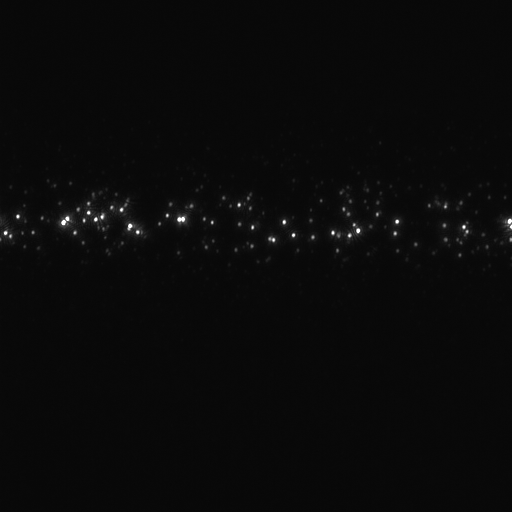
%> input picture ESPCI_TP/PM/TP2/convection0000.tif, 512 x 512 px
$ octave tp23.m   (GNU Octave 9; MATLAB toolbox functions it lacks are replaced by stand-ins)
%> lines starting %> are read from the running program, lines starting %| are printed output that depends on the picture
### ESPCI_TP/PM/TP2/displacementfield.m
function [ x, y, u, v ] = displacementfield( Im1, Im2, L )

count = size(Im1)/L;

[x,y] = meshgrid(L/2:L:(count(1)-1)*L+L/2, L/2:L:(count(2)-1)*L+L/2);
u = zeros(count(1), count(2));
v = zeros(count(1), count(2));


for i = 1 : count(1)
    for j = 1 : count(2)
        m1 = Im1(((i-1)*L+1):i*L, ((j-1)*L+1):j*L);
        m2 = Im2(((i-1)*L+1):i*L, ((j-1)*L+1):j*L);

        DIFF = correlationfft(m1, m2);

        IDEN = correlationfft(m1, m1);

        [rmax1, cmax1] = find(DIFF==max(max(DIFF)));
        [rmax2, cmax2] = find(IDEN==max(max(IDEN)));

        u(i,j) = cmax1(1) - cmax2(1);
        v(i,j) = rmax1(1) - rmax2(1);

    end
end

u = u';
v = v';

end

### ESPCI_TP/PM/TP2/tp23.m
it1=imread('convection0000.tif');
%> it1 is the input picture: size 512x512 uint8; min 7, max 255, mean 10.1
it2=imread('convection0001.tif');
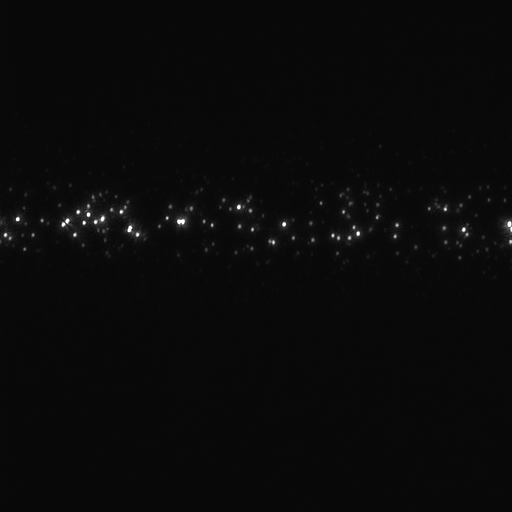
%> input picture ESPCI_TP/PM/TP2/convection0001.tif, 512 x 512 px
%> it2 is the input picture: size 512x512 uint8; min 7, max 255, mean 10.1

figure
imagesc(it1);
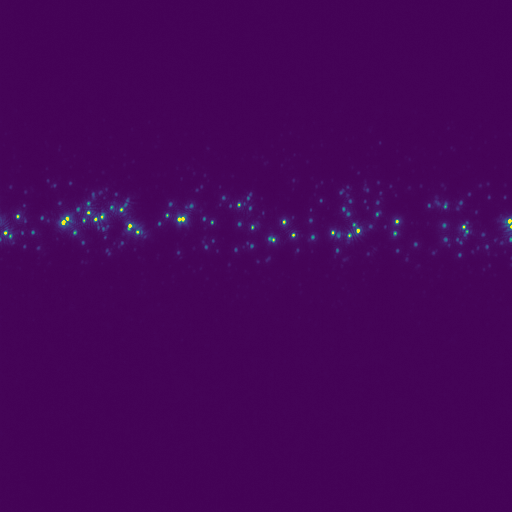
%> displayed picture: size 512x512x3, on the screen's scale of 0 to 255; mean R, G, B 68.9, 5.2, 88.1

figure
imagesc(it1);
hold
[x, y, u, v] = displacementfield(it1, it2, 32);
quiver(x, y, u, v);
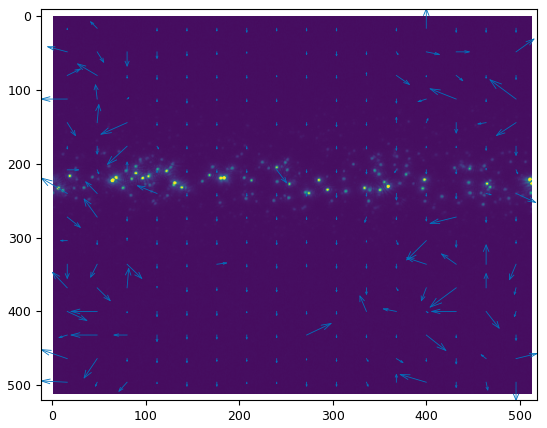
%> figure redrawn from the program's plot data

figure
[x, y, u, v] = displacementfield(it1, it2, 32);
quiver(x, y, u, v);
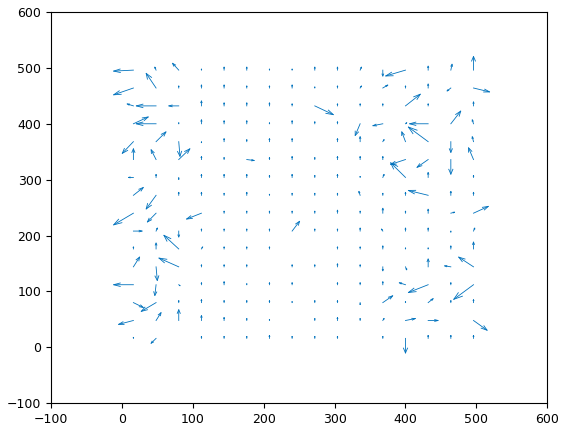
%> figure redrawn from the program's plot data; highest point at x = 496, y = 520.4
